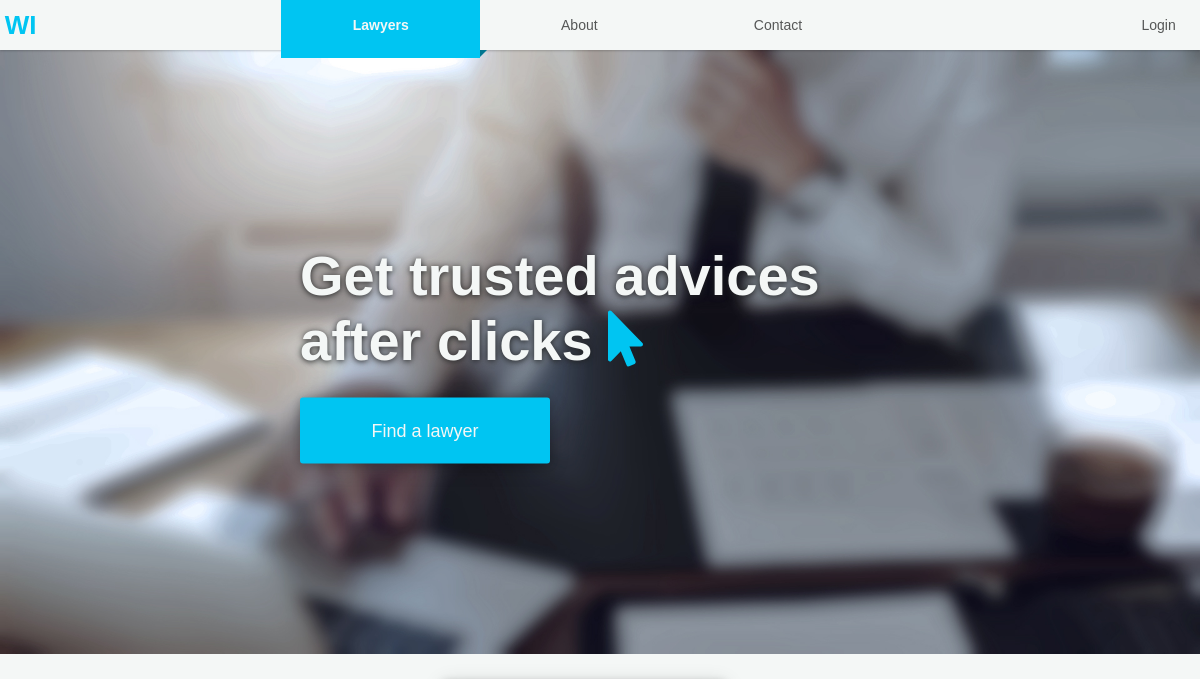
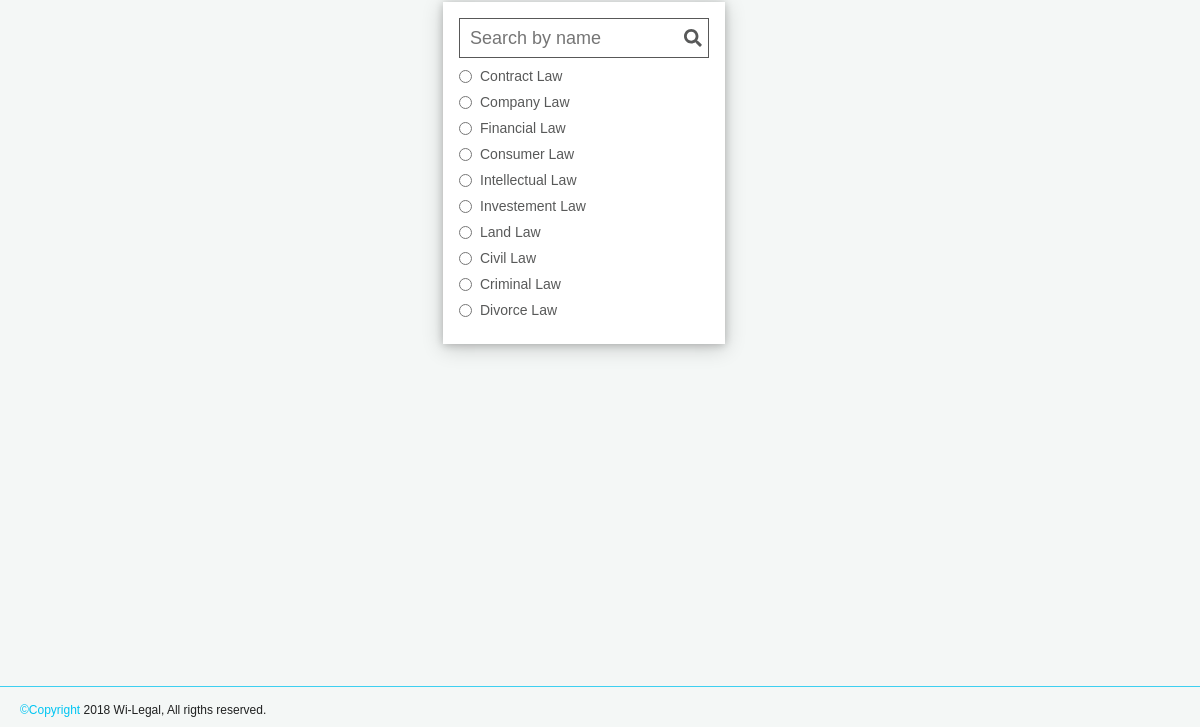
Before: / with the older database file (2 pictures, top to bottom).
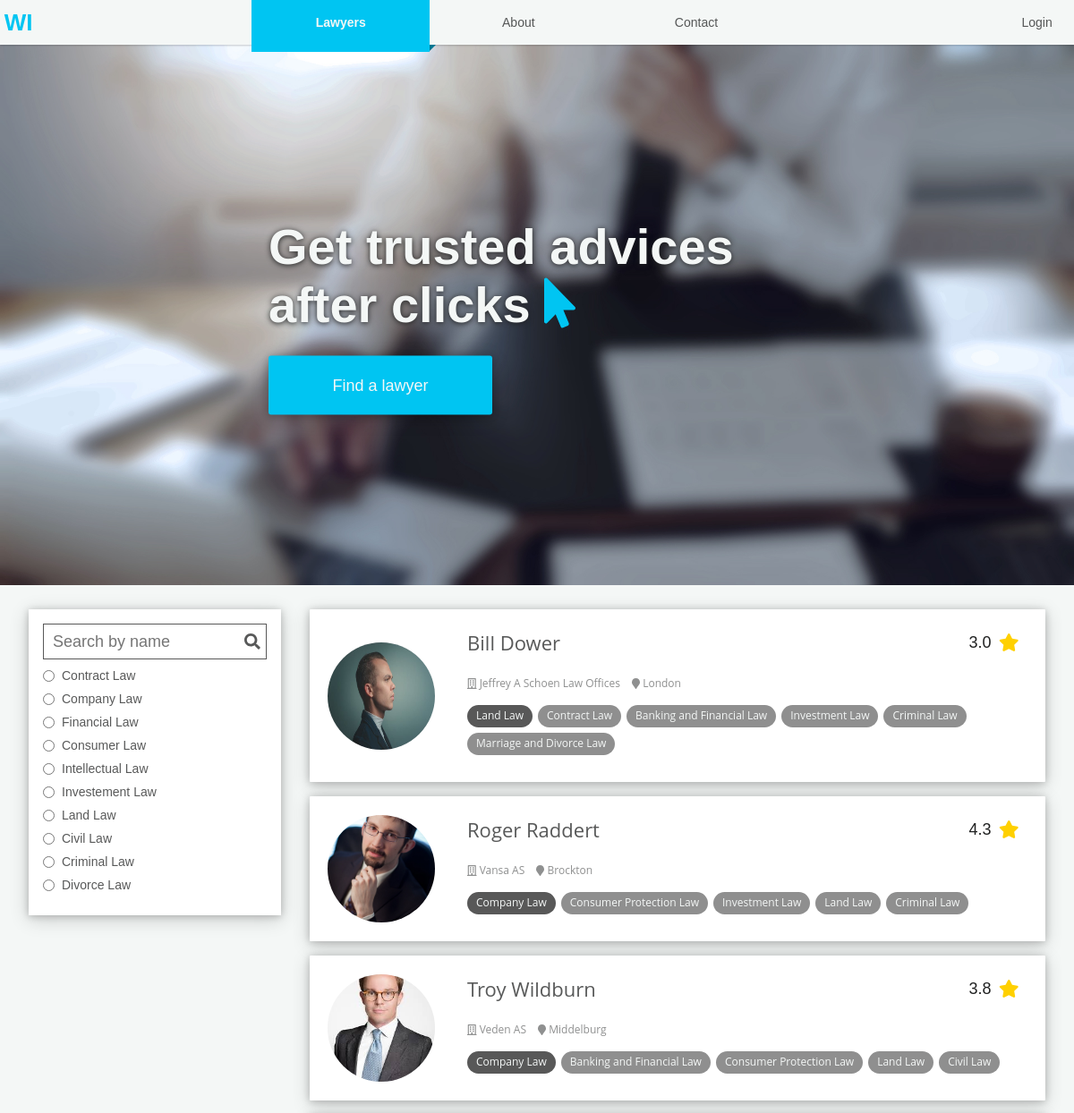
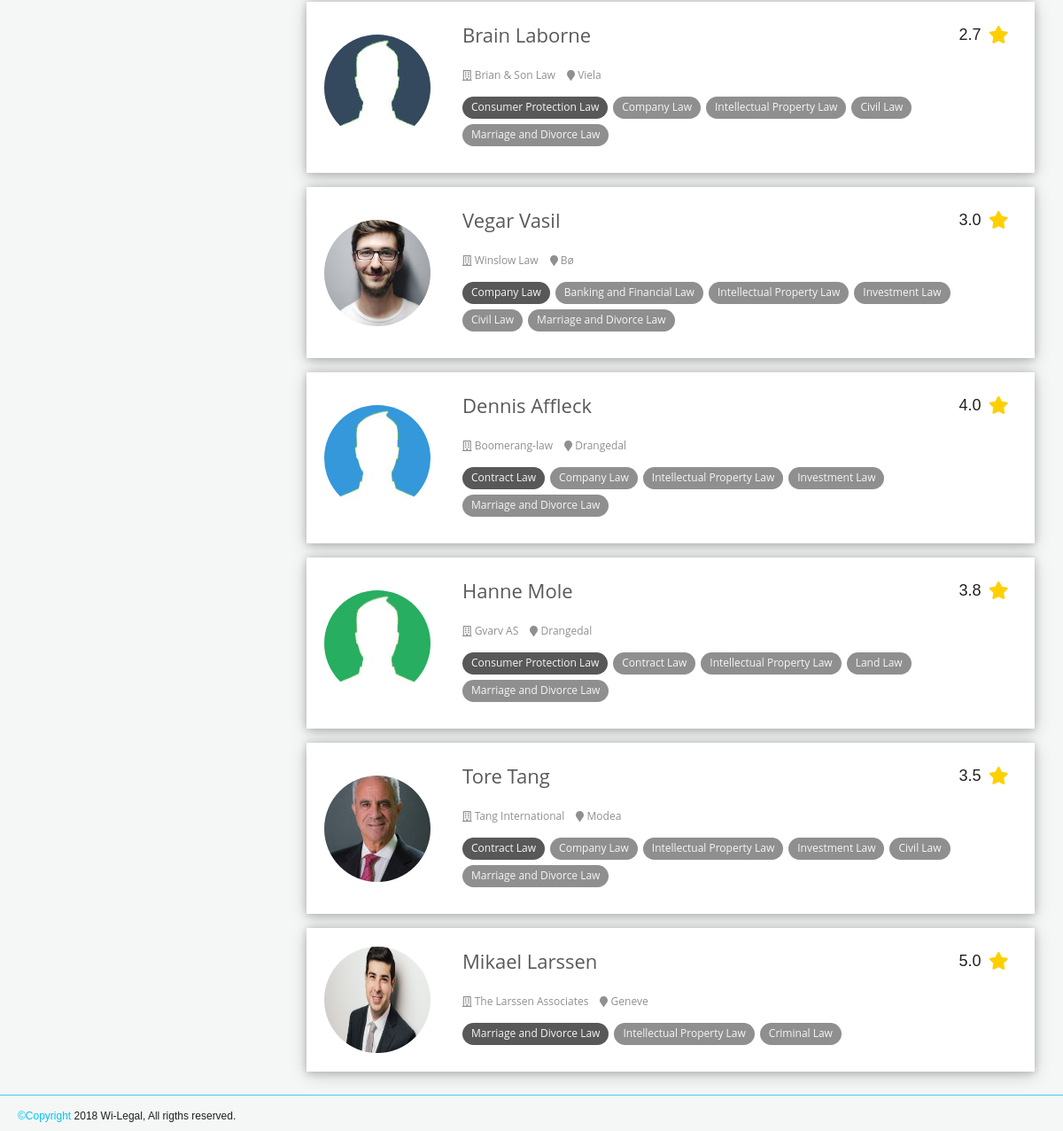
After: the same page with the newer database file (2 pictures, top to bottom).
### tables this page shows
CREATE TABLE IF NOT EXISTS `lawyerusers` (
  `lsp_id` int(11) NOT NULL AUTO_INCREMENT,
  `first_name` varchar(25) NOT NULL,
  `last_name` varchar(25) NOT NULL,
  `username` varchar(100) NOT NULL,
  `email` varchar(100) NOT NULL,
  `password` varchar(255) NOT NULL,
  `city` varchar(100) NOT NULL,
  `signup_date` date NOT NULL,
  `profile_picture` varchar(255) NOT NULL,
  `id_confirm` varchar(100) NOT NULL,
  `certification` varchar(100) NOT NULL,
  `phone_number` int(11) NOT NULL,
  `lsp_firm` varchar(100) DEFAULT NULL,
  `mainfield` varchar(25) NOT NULL,
  `payment` varchar(100) NOT NULL,
  `usertype` int(11) NOT NULL,
  PRIMARY KEY (`lsp_id`)
);

CREATE TABLE IF NOT EXISTS `fieldnames` (
  `field_number` tinyint(2) NOT NULL,
  `field_name` varchar(25) NOT NULL
);

### src/model/form_handlers/userlist_handler.php (called while the page is built)
<?php
if (isset($_POST['search_button'])) {
	$searchbox = $_POST['search'];
	$sql = "SELECT * FROM lawyerusers WHERE first_name like '%$searchbox%' OR last_name like '%$searchbox%'";
	$queryLu = mysqli_query($con, $sql);
	if (isset($_POST['field'])) {
		$field = $_POST['field'];
		if ($field == 1) {
			$sql = "SELECT * FROM lawyerusers INNER JOIN mainfields ON lawyerusers.lsp_id = mainfields.lsp_id WHERE (first_name like '%$searchbox%' OR last_name like '%$searchbox%') AND (contractlaw = '1' OR mainfield = 'Contract Law')";
			$queryLu = mysqli_query($con, $sql);
		} elseif ($field == 2) {
			$sql = "SELECT * FROM lawyerusers INNER JOIN mainfields ON lawyerusers.lsp_id = mainfields.lsp_id WHERE (first_name like '%$searchbox%' OR last_name like '%$searchbox%') AND (companylaw = '2' OR mainfield = 'Company Law')";
			$queryLu = mysqli_query($con, $sql);
		} elseif ($field == 3) {
			$sql = "SELECT * FROM lawyerusers INNER JOIN mainfields ON lawyerusers.lsp_id = mainfields.lsp_id WHERE (first_name like '%$searchbox%' OR last_name like '%$searchbox%') AND (financiallaw = '3' OR mainfield = 'Banking and Financial Law')";
			$queryLu = mysqli_query($con, $sql);
		} elseif ($field == 4) {
			$sql = "SELECT * FROM lawyerusers INNER JOIN mainfields ON lawyerusers.lsp_id = mainfields.lsp_id WHERE (first_name like '%$searchbox%' OR last_name like '%$searchbox%') AND (consumerlaw = '4' OR mainfield = 'Consumer Protection Law')";
			$queryLu = mysqli_query($con, $sql);
		} elseif ($field == 5) {
			$sql = "SELECT * FROM lawyerusers INNER JOIN mainfields ON lawyerusers.lsp_id = mainfields.lsp_id WHERE (first_name like '%$searchbox%' OR last_name like '%$searchbox%') AND (intellectuallaw = '5' OR mainfield = 'Intellectual Property Law')";
			$queryLu = mysqli_query($con, $sql);
		} elseif ($field == 6) {
			$sql = "SELECT * FROM lawyerusers INNER JOIN mainfields ON lawyerusers.lsp_id = mainfields.lsp_id WHERE (first_name like '%$searchbox%' OR last_name like '%$searchbox%') AND (investementlaw = '6' OR mainfield = 'Investement Law')";
			$queryLu = mysqli_query($con, $sql);
		} elseif ($field == 7) {
			$sql = "SELECT * FROM lawyerusers INNER JOIN mainfields ON lawyerusers.lsp_id = mainfields.lsp_id WHERE (first_name like '%$searchbox%' OR last_name like '%$searchbox%') AND (landlaw = '7' OR mainfield = 'Land Law')";
			$queryLu = mysqli_query($con, $sql);
		} elseif ($field == 8) {
			$sql = "SELECT * FROM lawyerusers INNER JOIN mainfields ON lawyerusers.lsp_id = mainfields.lsp_id WHERE (first_name like '%$searchbox%' OR last_name like '%$searchbox%') AND (civillaw = '8' OR mainfield = 'Civil Law')";
			$queryLu = mysqli_query($con, $sql);
		} elseif ($field == 9) {
			$sql = "SELECT * FROM lawyerusers INNER JOIN mainfields ON lawyerusers.lsp_id = mainfields.lsp_id WHERE (first_name like '%$searchbox%' OR last_name like '%$searchbox%') AND (criminallaw = '9' OR mainfield = 'Criminal Law')";
			$queryLu = mysqli_query($con, $sql);
		} elseif ($field == 10) {
			$sql = "SELECT * FROM lawyerusers INNER JOIN mainfields ON lawyerusers.lsp_id = mainfields.lsp_id WHERE (first_name like '%$searchbox%' OR last_name like '%$searchbox%') AND (divorcelaw = '10' OR mainfield = 'Marriage and Divorce Law')";
			$queryLu = mysqli_query($con, $sql);
		} else {
		}
	}
} else {
	$sql = "SELECT * FROM lawyerusers";
	$queryLu = mysqli_query($con, $sql);
}
?>

### src/model/form_handlers/rating_handler.php (called while the page is built, shortened)
<?php
$rating_details = mysqli_query($con, "SELECT COUNT(*) FROM ratings WHERE lsp_id='$lsp_id'");
$ratings_info = mysqli_fetch_array($rating_details);
$reviews = $ratings_info[0];
$sumofscore = mysqli_query($con, "SELECT SUM(score) FROM ratings WHERE lsp_id='$lsp_id'");
$scoresum = mysqli_fetch_array($sumofscore);
?>

### public/index.php (the view, shortened to what the changed rows need)
<?Php
require '../config/config.php';
include '../src/model/form_handlers/userlist_handler.php';
?>
<!DOCTYPE html>
<html lang="en" dir="ltr" >
<?php $page_title = 'Lawyers';include "../src/utils/template/components/head.php";?>
<body>
	<?php $current_page = 'list'; include '../src/utils/template/components/header.php'; ?>
	<main class="small-marg-bot">
		<div class="">
			<div class="lawyer-listing container center-marg">
					<div class="list container">
						<?php
						if (mysqli_num_rows($queryLu) > 0) {
							while($row = mysqli_fetch_assoc($queryLu)) {
								$first_name = $row["first_name"];
								$last_name = $row["last_name"];
								$username = $row["username"];
								$lsp_id = $row["lsp_id"];
								$profile_pic = $row["profile_picture"];
								$city = $row["city"];
								$firm = $row["lsp_firm"];
								$mainfield = $row["mainfield"];
								include '../src/model/form_handlers/rating_handler.php';
								?>
								<div class="list-item card margin-bottom full-w">
									<a href="<?php echo $username; ?>" class="list-item-avatar center-flex">
										<div class=".img-cutter">
											<img src="<?php echo $profile_pic; ?>" alt="#">
										</div>
									</a>
									<div class="list-item-main full-w">
										<div class="title-row margin-bottom">
											<a href="<?php echo $username; ?>" class="lsp-name"><?php echo $first_name . " " . $last_name  ?></a>
											<?php if ($reviews > 0) { ?>
											<div class="profile-rating tablet-show">
												<div class="center-flex">
													<span class="bread-txt black-txt"><?php echo number_format($scoresum[0]/$reviews, 1); ?></span><i class="fas fa-star fa-2x"></i>
												</div>
											</div>
											<?php } ?>
										</div>
										<div class="info-row margin-bottom">
											<span>
												<?php 	if ($firm != NULL) { echo '<i class="far fa-building"></i>' . " " . $firm;}
												else { echo '<i class="fas fa-street-view"></i>' . " " . "Freelance"; } ?>
											</span>
											<span><i class="fas fa-map-marker"></i> <?php echo $city ?></span>
										</div>
										<?php
										$sqlMf = "SELECT * FROM mainfields WHERE lsp_id='$lsp_id'";
										$queryMf = mysqli_query($con, $sqlMf);
										$rowMf = mysqli_fetch_row($queryMf);
										?>
										<div class="field-row small-margin-bottom">
											<?php
											echo '<span class="tag inactive-tag">' . $mainfield . '</span>';
											for ($var = 1 ; $var <= 10; $var++) {
												if (in_array($var, $rowMf)) {
													$sql = "SELECT field_name FROM fieldnames WHERE field_number='$var'";
													$queryFn = mysqli_query($con, $sql);
													$name = mysqli_fetch_assoc($queryFn);
													$fieldName = $name["field_name"];
													if ($fieldName != $mainfield) {
														echo '<span class="tag inactive-tag">' . $fieldName . '</span>';
													}
												}
											}?>
										</div>
									</div>
								</div>
								<?php }
							} ?>
						</div>
					</div>
				</div>
			</main>
		</body>
		</html>

Changed rows visible on the page:
added lawyerusers: profile_picture (picture), first_name "Bill", last_name "Dower", reviews "3.0", lsp_firm "Jeffrey A Schoen Law Offices", city "London", mainfield "Land Law"
now on this page (row unchanged): fieldnames: field_name "Contract Law"
now on this page (row unchanged): fieldnames: field_name "Banking and Financial Law"
now on this page (row unchanged): fieldnames: field_name "Investment Law"
now on this page (row unchanged): fieldnames: field_name "Criminal Law"
now on this page (row unchanged): fieldnames: field_name "Marriage and Divorce Law"
added lawyerusers: profile_picture (picture), first_name "Roger", last_name "Raddert", reviews "4.3", lsp_firm "Vansa AS", city "Brockton", mainfield "Company Law"
now on this page (row unchanged): fieldnames: field_name "Consumer Protection Law"
now on this page (row unchanged): fieldnames: field_name "Land Law"
added lawyerusers: profile_picture (picture), first_name "Troy", last_name "Wildburn", reviews "3.8", lsp_firm "Veden AS", city "Middelburg", mainfield "Company Law"
now on this page (row unchanged): fieldnames: field_name "Civil Law"
added lawyerusers: profile_picture (picture), first_name "Brain", last_name "Laborne", reviews "2.7", lsp_firm "Brian & Son Law", city "Viela", mainfield "Consumer Protection Law"
now on this page (row unchanged): fieldnames: field_name "Company Law"
now on this page (row unchanged): fieldnames: field_name "Intellectual Property Law"
added lawyerusers: profile_picture (picture), first_name "Vegar", last_name "Vasil", reviews "3.0", lsp_firm "Winslow Law", city "Bø", mainfield "Company Law"
added lawyerusers: profile_picture (picture), first_name "Dennis", last_name "Affleck", reviews "4.0", lsp_firm "Boomerang-law", city "Drangedal", mainfield "Contract Law"
added lawyerusers: profile_picture (picture), first_name "Hanne", last_name "Mole", reviews "3.8", lsp_firm "Gvarv AS", city "Drangedal", mainfield "Consumer Protection Law"
added lawyerusers: profile_picture (picture), first_name "Tore", last_name "Tang", reviews "3.5", lsp_firm "Tang International", city "Modea", mainfield "Contract Law"
added lawyerusers: profile_picture (picture), first_name "Mikael", last_name "Larssen", reviews "5.0", lsp_firm "The Larssen Associates", city "Geneve", mainfield "Marriage and Divorce Law"
